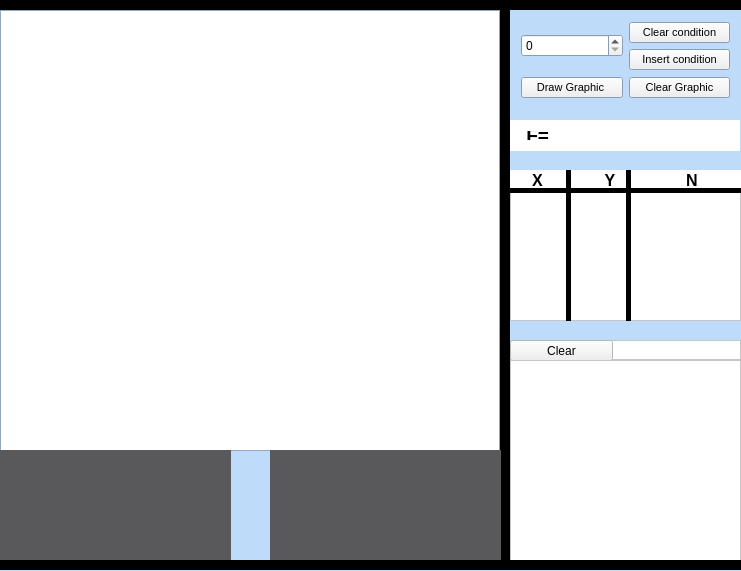
<?xml version="1.0" encoding="UTF-8"?>
<ui version="4.0">
 <class>LosenClass</class>
 <widget class="QMainWindow" name="LosenClass">
  <property name="geometry">
   <rect>
    <x>0</x>
    <y>0</y>
    <width>741</width>
    <height>571</height>
   </rect>
  </property>
  <property name="palette">
   <palette>
    <active>
     <colorrole role="Window">
      <brush brushstyle="SolidPattern">
       <color alpha="255">
        <red>190</red>
        <green>219</green>
        <blue>250</blue>
       </color>
      </brush>
     </colorrole>
     <colorrole role="Highlight">
      <brush brushstyle="SolidPattern">
       <color alpha="255">
        <red>51</red>
        <green>153</green>
        <blue>255</blue>
       </color>
      </brush>
     </colorrole>
     <colorrole role="AlternateBase">
      <brush brushstyle="SolidPattern">
       <color alpha="255">
        <red>255</red>
        <green>255</green>
        <blue>255</blue>
       </color>
      </brush>
     </colorrole>
     <colorrole role="PlaceholderText">
      <brush brushstyle="SolidPattern">
       <color alpha="128">
        <red>255</red>
        <green>255</green>
        <blue>255</blue>
       </color>
      </brush>
     </colorrole>
    </active>
    <inactive>
     <colorrole role="Window">
      <brush brushstyle="SolidPattern">
       <color alpha="255">
        <red>190</red>
        <green>219</green>
        <blue>250</blue>
       </color>
      </brush>
     </colorrole>
     <colorrole role="Highlight">
      <brush brushstyle="SolidPattern">
       <color alpha="255">
        <red>240</red>
        <green>240</green>
        <blue>240</blue>
       </color>
      </brush>
     </colorrole>
     <colorrole role="AlternateBase">
      <brush brushstyle="SolidPattern">
       <color alpha="255">
        <red>255</red>
        <green>255</green>
        <blue>255</blue>
       </color>
      </brush>
     </colorrole>
     <colorrole role="PlaceholderText">
      <brush brushstyle="SolidPattern">
       <color alpha="128">
        <red>0</red>
        <green>0</green>
        <blue>0</blue>
       </color>
      </brush>
     </colorrole>
    </inactive>
    <disabled>
     <colorrole role="Window">
      <brush brushstyle="SolidPattern">
       <color alpha="255">
        <red>190</red>
        <green>219</green>
        <blue>250</blue>
       </color>
      </brush>
     </colorrole>
     <colorrole role="Highlight">
      <brush brushstyle="SolidPattern">
       <color alpha="255">
        <red>51</red>
        <green>153</green>
        <blue>255</blue>
       </color>
      </brush>
     </colorrole>
     <colorrole role="AlternateBase">
      <brush brushstyle="SolidPattern">
       <color alpha="255">
        <red>255</red>
        <green>255</green>
        <blue>255</blue>
       </color>
      </brush>
     </colorrole>
     <colorrole role="PlaceholderText">
      <brush brushstyle="SolidPattern">
       <color alpha="128">
        <red>0</red>
        <green>0</green>
        <blue>0</blue>
       </color>
      </brush>
     </colorrole>
    </disabled>
   </palette>
  </property>
  <property name="windowTitle">
   <string>Losen</string>
  </property>
  <property name="autoFillBackground">
   <bool>true</bool>
  </property>
  <property name="tabShape">
   <enum>QTabWidget::Triangular</enum>
  </property>
  <widget class="QWidget" name="centralWidget">
   <property name="palette">
    <palette>
     <active/>
     <inactive/>
     <disabled/>
    </palette>
   </property>
   <property name="autoFillBackground">
    <bool>true</bool>
   </property>
   <widget class="GraphicsView" name="graphicsView">
    <property name="geometry">
     <rect>
      <x>0</x>
      <y>10</y>
      <width>500</width>
      <height>441</height>
     </rect>
    </property>
    <property name="sizePolicy">
     <sizepolicy hsizetype="Fixed" vsizetype="Fixed">
      <horstretch>0</horstretch>
      <verstretch>0</verstretch>
     </sizepolicy>
    </property>
   </widget>
   <widget class="QScrollArea" name="scrollArea">
    <property name="geometry">
     <rect>
      <x>510</x>
      <y>190</y>
      <width>231</width>
      <height>131</height>
     </rect>
    </property>
    <property name="palette">
     <palette>
      <active>
       <colorrole role="Window">
        <brush brushstyle="SolidPattern">
         <color alpha="255">
          <red>255</red>
          <green>255</green>
          <blue>255</blue>
         </color>
        </brush>
       </colorrole>
      </active>
      <inactive>
       <colorrole role="Window">
        <brush brushstyle="SolidPattern">
         <color alpha="255">
          <red>255</red>
          <green>255</green>
          <blue>255</blue>
         </color>
        </brush>
       </colorrole>
      </inactive>
      <disabled>
       <colorrole role="Window">
        <brush brushstyle="SolidPattern">
         <color alpha="255">
          <red>255</red>
          <green>255</green>
          <blue>255</blue>
         </color>
        </brush>
       </colorrole>
      </disabled>
     </palette>
    </property>
    <property name="widgetResizable">
     <bool>true</bool>
    </property>
    <widget class="QWidget" name="scrollAreaWidgetContents">
     <property name="geometry">
      <rect>
       <x>0</x>
       <y>0</y>
       <width>229</width>
       <height>129</height>
      </rect>
     </property>
     <property name="palette">
      <palette>
       <active>
        <colorrole role="Window">
         <brush brushstyle="SolidPattern">
          <color alpha="255">
           <red>255</red>
           <green>255</green>
           <blue>255</blue>
          </color>
         </brush>
        </colorrole>
       </active>
       <inactive>
        <colorrole role="Window">
         <brush brushstyle="SolidPattern">
          <color alpha="255">
           <red>255</red>
           <green>255</green>
           <blue>255</blue>
          </color>
         </brush>
        </colorrole>
       </inactive>
       <disabled>
        <colorrole role="Window">
         <brush brushstyle="SolidPattern">
          <color alpha="255">
           <red>255</red>
           <green>255</green>
           <blue>255</blue>
          </color>
         </brush>
        </colorrole>
       </disabled>
      </palette>
     </property>
     <widget class="QWidget" name="verticalLayoutWidget">
      <property name="geometry">
       <rect>
        <x>0</x>
        <y>0</y>
        <width>231</width>
        <height>131</height>
       </rect>
      </property>
      <layout class="QVBoxLayout" name="layOut"/>
     </widget>
    </widget>
   </widget>
   <widget class="QWidget" name="gridWidget" native="true">
    <property name="geometry">
     <rect>
      <x>510</x>
      <y>10</y>
      <width>231</width>
      <height>101</height>
     </rect>
    </property>
    <property name="palette">
     <palette>
      <active/>
      <inactive/>
      <disabled/>
     </palette>
    </property>
    <property name="autoFillBackground">
     <bool>true</bool>
    </property>
    <layout class="QGridLayout" name="gridLayout">
     <item row="0" column="0">
      <widget class="QSpinBox" name="CntEquations"/>
     </item>
     <item row="2" column="1">
      <widget class="QPushButton" name="BtnGrphClr">
       <property name="font">
        <font>
         <pointsize>8</pointsize>
        </font>
       </property>
       <property name="text">
        <string>Clear Graphic</string>
       </property>
      </widget>
     </item>
     <item row="0" column="1">
      <layout class="QVBoxLayout" name="verticalLayout">
       <item>
        <widget class="QPushButton" name="BtnClr">
         <property name="font">
          <font>
           <pointsize>8</pointsize>
          </font>
         </property>
         <property name="text">
          <string>Clear condition</string>
         </property>
        </widget>
       </item>
       <item>
        <widget class="QPushButton" name="BtnInsert">
         <property name="font">
          <font>
           <pointsize>8</pointsize>
          </font>
         </property>
         <property name="text">
          <string>Insert condition</string>
         </property>
        </widget>
       </item>
      </layout>
     </item>
     <item row="2" column="0">
      <widget class="QPushButton" name="BtnDrawGrph">
       <property name="font">
        <font>
         <pointsize>8</pointsize>
        </font>
       </property>
       <property name="text">
        <string>Draw Graphic </string>
       </property>
      </widget>
     </item>
    </layout>
   </widget>
   <widget class="Line" name="line">
    <property name="geometry">
     <rect>
      <x>490</x>
      <y>0</y>
      <width>31</width>
      <height>561</height>
     </rect>
    </property>
    <property name="palette">
     <palette>
      <active>
       <colorrole role="Window">
        <brush brushstyle="SolidPattern">
         <color alpha="255">
          <red>51</red>
          <green>51</green>
          <blue>55</blue>
         </color>
        </brush>
       </colorrole>
      </active>
      <inactive>
       <colorrole role="Window">
        <brush brushstyle="SolidPattern">
         <color alpha="255">
          <red>51</red>
          <green>51</green>
          <blue>55</blue>
         </color>
        </brush>
       </colorrole>
      </inactive>
      <disabled>
       <colorrole role="Window">
        <brush brushstyle="SolidPattern">
         <color alpha="255">
          <red>51</red>
          <green>51</green>
          <blue>55</blue>
         </color>
        </brush>
       </colorrole>
      </disabled>
     </palette>
    </property>
    <property name="autoFillBackground">
     <bool>false</bool>
    </property>
    <property name="frameShadow">
     <enum>QFrame::Plain</enum>
    </property>
    <property name="lineWidth">
     <number>10</number>
    </property>
    <property name="midLineWidth">
     <number>3</number>
    </property>
    <property name="orientation">
     <enum>Qt::Vertical</enum>
    </property>
   </widget>
   <widget class="QLabel" name="label">
    <property name="geometry">
     <rect>
      <x>270</x>
      <y>450</y>
      <width>231</width>
      <height>111</height>
     </rect>
    </property>
    <property name="palette">
     <palette>
      <active>
       <colorrole role="Window">
        <brush brushstyle="SolidPattern">
         <color alpha="255">
          <red>89</red>
          <green>89</green>
          <blue>91</blue>
         </color>
        </brush>
       </colorrole>
      </active>
      <inactive>
       <colorrole role="Window">
        <brush brushstyle="SolidPattern">
         <color alpha="255">
          <red>89</red>
          <green>89</green>
          <blue>91</blue>
         </color>
        </brush>
       </colorrole>
      </inactive>
      <disabled>
       <colorrole role="Window">
        <brush brushstyle="SolidPattern">
         <color alpha="255">
          <red>89</red>
          <green>89</green>
          <blue>91</blue>
         </color>
        </brush>
       </colorrole>
      </disabled>
     </palette>
    </property>
    <property name="layoutDirection">
     <enum>Qt::LeftToRight</enum>
    </property>
    <property name="autoFillBackground">
     <bool>true</bool>
    </property>
    <property name="text">
     <string/>
    </property>
    <property name="alignment">
     <set>Qt::AlignCenter</set>
    </property>
   </widget>
   <widget class="QLabel" name="label_2">
    <property name="geometry">
     <rect>
      <x>0</x>
      <y>450</y>
      <width>231</width>
      <height>111</height>
     </rect>
    </property>
    <property name="palette">
     <palette>
      <active>
       <colorrole role="Window">
        <brush brushstyle="SolidPattern">
         <color alpha="255">
          <red>89</red>
          <green>89</green>
          <blue>91</blue>
         </color>
        </brush>
       </colorrole>
       <colorrole role="Shadow">
        <brush brushstyle="SolidPattern">
         <color alpha="255">
          <red>89</red>
          <green>89</green>
          <blue>91</blue>
         </color>
        </brush>
       </colorrole>
      </active>
      <inactive>
       <colorrole role="Window">
        <brush brushstyle="SolidPattern">
         <color alpha="255">
          <red>89</red>
          <green>89</green>
          <blue>91</blue>
         </color>
        </brush>
       </colorrole>
       <colorrole role="Shadow">
        <brush brushstyle="SolidPattern">
         <color alpha="255">
          <red>89</red>
          <green>89</green>
          <blue>91</blue>
         </color>
        </brush>
       </colorrole>
      </inactive>
      <disabled>
       <colorrole role="Window">
        <brush brushstyle="SolidPattern">
         <color alpha="255">
          <red>89</red>
          <green>89</green>
          <blue>91</blue>
         </color>
        </brush>
       </colorrole>
       <colorrole role="Shadow">
        <brush brushstyle="SolidPattern">
         <color alpha="255">
          <red>89</red>
          <green>89</green>
          <blue>91</blue>
         </color>
        </brush>
       </colorrole>
      </disabled>
     </palette>
    </property>
    <property name="layoutDirection">
     <enum>Qt::LeftToRight</enum>
    </property>
    <property name="autoFillBackground">
     <bool>true</bool>
    </property>
    <property name="text">
     <string/>
    </property>
    <property name="alignment">
     <set>Qt::AlignCenter</set>
    </property>
   </widget>
   <widget class="QWidget" name="widget" native="true">
    <property name="geometry">
     <rect>
      <x>510</x>
      <y>120</y>
      <width>230</width>
      <height>31</height>
     </rect>
    </property>
    <property name="palette">
     <palette>
      <active>
       <colorrole role="Window">
        <brush brushstyle="SolidPattern">
         <color alpha="255">
          <red>255</red>
          <green>255</green>
          <blue>255</blue>
         </color>
        </brush>
       </colorrole>
      </active>
      <inactive>
       <colorrole role="Window">
        <brush brushstyle="SolidPattern">
         <color alpha="255">
          <red>255</red>
          <green>255</green>
          <blue>255</blue>
         </color>
        </brush>
       </colorrole>
      </inactive>
      <disabled>
       <colorrole role="Window">
        <brush brushstyle="SolidPattern">
         <color alpha="255">
          <red>255</red>
          <green>255</green>
          <blue>255</blue>
         </color>
        </brush>
       </colorrole>
      </disabled>
     </palette>
    </property>
    <property name="autoFillBackground">
     <bool>true</bool>
    </property>
    <widget class="QWidget" name="horizontalLayoutWidget">
     <property name="geometry">
      <rect>
       <x>0</x>
       <y>0</y>
       <width>221</width>
       <height>31</height>
      </rect>
     </property>
     <layout class="QHBoxLayout" name="funcLayout">
      <item>
       <widget class="QLabel" name="label_3">
        <property name="minimumSize">
         <size>
          <width>30</width>
          <height>0</height>
         </size>
        </property>
        <property name="palette">
         <palette>
          <active>
           <colorrole role="Window">
            <brush brushstyle="SolidPattern">
             <color alpha="255">
              <red>255</red>
              <green>255</green>
              <blue>255</blue>
             </color>
            </brush>
           </colorrole>
          </active>
          <inactive>
           <colorrole role="Window">
            <brush brushstyle="SolidPattern">
             <color alpha="255">
              <red>255</red>
              <green>255</green>
              <blue>255</blue>
             </color>
            </brush>
           </colorrole>
          </inactive>
          <disabled>
           <colorrole role="Window">
            <brush brushstyle="SolidPattern">
             <color alpha="255">
              <red>255</red>
              <green>255</green>
              <blue>255</blue>
             </color>
            </brush>
           </colorrole>
          </disabled>
         </palette>
        </property>
        <property name="font">
         <font>
          <pointsize>14</pointsize>
          <bold>true</bold>
         </font>
        </property>
        <property name="autoFillBackground">
         <bool>true</bool>
        </property>
        <property name="text">
         <string> F=</string>
        </property>
       </widget>
      </item>
      <item>
       <spacer name="horizontalSpacer">
        <property name="orientation">
         <enum>Qt::Horizontal</enum>
        </property>
        <property name="sizeHint" stdset="0">
         <size>
          <width>40</width>
          <height>20</height>
         </size>
        </property>
       </spacer>
      </item>
     </layout>
    </widget>
   </widget>
   <widget class="Line" name="line_2">
    <property name="geometry">
     <rect>
      <x>0</x>
      <y>-10</y>
      <width>741</width>
      <height>31</height>
     </rect>
    </property>
    <property name="palette">
     <palette>
      <active>
       <colorrole role="Window">
        <brush brushstyle="SolidPattern">
         <color alpha="255">
          <red>51</red>
          <green>51</green>
          <blue>55</blue>
         </color>
        </brush>
       </colorrole>
      </active>
      <inactive>
       <colorrole role="Window">
        <brush brushstyle="SolidPattern">
         <color alpha="255">
          <red>51</red>
          <green>51</green>
          <blue>55</blue>
         </color>
        </brush>
       </colorrole>
      </inactive>
      <disabled>
       <colorrole role="Window">
        <brush brushstyle="SolidPattern">
         <color alpha="255">
          <red>51</red>
          <green>51</green>
          <blue>55</blue>
         </color>
        </brush>
       </colorrole>
      </disabled>
     </palette>
    </property>
    <property name="autoFillBackground">
     <bool>false</bool>
    </property>
    <property name="frameShadow">
     <enum>QFrame::Plain</enum>
    </property>
    <property name="lineWidth">
     <number>10</number>
    </property>
    <property name="midLineWidth">
     <number>3</number>
    </property>
    <property name="orientation">
     <enum>Qt::Horizontal</enum>
    </property>
   </widget>
   <widget class="QLabel" name="label_4">
    <property name="geometry">
     <rect>
      <x>510</x>
      <y>170</y>
      <width>231</width>
      <height>21</height>
     </rect>
    </property>
    <property name="minimumSize">
     <size>
      <width>30</width>
      <height>0</height>
     </size>
    </property>
    <property name="palette">
     <palette>
      <active>
       <colorrole role="Window">
        <brush brushstyle="SolidPattern">
         <color alpha="255">
          <red>255</red>
          <green>255</green>
          <blue>255</blue>
         </color>
        </brush>
       </colorrole>
      </active>
      <inactive>
       <colorrole role="Window">
        <brush brushstyle="SolidPattern">
         <color alpha="255">
          <red>255</red>
          <green>255</green>
          <blue>255</blue>
         </color>
        </brush>
       </colorrole>
      </inactive>
      <disabled>
       <colorrole role="Window">
        <brush brushstyle="SolidPattern">
         <color alpha="255">
          <red>255</red>
          <green>255</green>
          <blue>255</blue>
         </color>
        </brush>
       </colorrole>
      </disabled>
     </palette>
    </property>
    <property name="font">
     <font>
      <pointsize>12</pointsize>
      <bold>true</bold>
     </font>
    </property>
    <property name="autoFillBackground">
     <bool>true</bool>
    </property>
    <property name="text">
     <string>     X              Y                N</string>
    </property>
   </widget>
   <widget class="Line" name="line_3">
    <property name="geometry">
     <rect>
      <x>510</x>
      <y>180</y>
      <width>231</width>
      <height>21</height>
     </rect>
    </property>
    <property name="palette">
     <palette>
      <active>
       <colorrole role="Window">
        <brush brushstyle="SolidPattern">
         <color alpha="255">
          <red>51</red>
          <green>51</green>
          <blue>55</blue>
         </color>
        </brush>
       </colorrole>
      </active>
      <inactive>
       <colorrole role="Window">
        <brush brushstyle="SolidPattern">
         <color alpha="255">
          <red>51</red>
          <green>51</green>
          <blue>55</blue>
         </color>
        </brush>
       </colorrole>
      </inactive>
      <disabled>
       <colorrole role="Window">
        <brush brushstyle="SolidPattern">
         <color alpha="255">
          <red>51</red>
          <green>51</green>
          <blue>55</blue>
         </color>
        </brush>
       </colorrole>
      </disabled>
     </palette>
    </property>
    <property name="autoFillBackground">
     <bool>false</bool>
    </property>
    <property name="frameShadow">
     <enum>QFrame::Plain</enum>
    </property>
    <property name="lineWidth">
     <number>5</number>
    </property>
    <property name="midLineWidth">
     <number>1</number>
    </property>
    <property name="orientation">
     <enum>Qt::Horizontal</enum>
    </property>
   </widget>
   <widget class="Line" name="line_4">
    <property name="geometry">
     <rect>
      <x>560</x>
      <y>170</y>
      <width>16</width>
      <height>151</height>
     </rect>
    </property>
    <property name="palette">
     <palette>
      <active>
       <colorrole role="Window">
        <brush brushstyle="SolidPattern">
         <color alpha="255">
          <red>51</red>
          <green>51</green>
          <blue>55</blue>
         </color>
        </brush>
       </colorrole>
      </active>
      <inactive>
       <colorrole role="Window">
        <brush brushstyle="SolidPattern">
         <color alpha="255">
          <red>51</red>
          <green>51</green>
          <blue>55</blue>
         </color>
        </brush>
       </colorrole>
      </inactive>
      <disabled>
       <colorrole role="Window">
        <brush brushstyle="SolidPattern">
         <color alpha="255">
          <red>51</red>
          <green>51</green>
          <blue>55</blue>
         </color>
        </brush>
       </colorrole>
      </disabled>
     </palette>
    </property>
    <property name="autoFillBackground">
     <bool>false</bool>
    </property>
    <property name="frameShadow">
     <enum>QFrame::Plain</enum>
    </property>
    <property name="lineWidth">
     <number>5</number>
    </property>
    <property name="midLineWidth">
     <number>1</number>
    </property>
    <property name="orientation">
     <enum>Qt::Vertical</enum>
    </property>
   </widget>
   <widget class="Line" name="line_5">
    <property name="geometry">
     <rect>
      <x>620</x>
      <y>170</y>
      <width>16</width>
      <height>151</height>
     </rect>
    </property>
    <property name="palette">
     <palette>
      <active>
       <colorrole role="Window">
        <brush brushstyle="SolidPattern">
         <color alpha="255">
          <red>51</red>
          <green>51</green>
          <blue>55</blue>
         </color>
        </brush>
       </colorrole>
      </active>
      <inactive>
       <colorrole role="Window">
        <brush brushstyle="SolidPattern">
         <color alpha="255">
          <red>51</red>
          <green>51</green>
          <blue>55</blue>
         </color>
        </brush>
       </colorrole>
      </inactive>
      <disabled>
       <colorrole role="Window">
        <brush brushstyle="SolidPattern">
         <color alpha="255">
          <red>51</red>
          <green>51</green>
          <blue>55</blue>
         </color>
        </brush>
       </colorrole>
      </disabled>
     </palette>
    </property>
    <property name="autoFillBackground">
     <bool>false</bool>
    </property>
    <property name="frameShadow">
     <enum>QFrame::Plain</enum>
    </property>
    <property name="lineWidth">
     <number>5</number>
    </property>
    <property name="midLineWidth">
     <number>1</number>
    </property>
    <property name="orientation">
     <enum>Qt::Vertical</enum>
    </property>
   </widget>
   <widget class="QScrollArea" name="scrollAreaAnswer">
    <property name="geometry">
     <rect>
      <x>510</x>
      <y>360</y>
      <width>231</width>
      <height>201</height>
     </rect>
    </property>
    <property name="palette">
     <palette>
      <active>
       <colorrole role="Window">
        <brush brushstyle="SolidPattern">
         <color alpha="255">
          <red>255</red>
          <green>255</green>
          <blue>255</blue>
         </color>
        </brush>
       </colorrole>
      </active>
      <inactive>
       <colorrole role="Window">
        <brush brushstyle="SolidPattern">
         <color alpha="255">
          <red>255</red>
          <green>255</green>
          <blue>255</blue>
         </color>
        </brush>
       </colorrole>
      </inactive>
      <disabled>
       <colorrole role="Window">
        <brush brushstyle="SolidPattern">
         <color alpha="255">
          <red>255</red>
          <green>255</green>
          <blue>255</blue>
         </color>
        </brush>
       </colorrole>
      </disabled>
     </palette>
    </property>
    <property name="widgetResizable">
     <bool>true</bool>
    </property>
    <widget class="QWidget" name="scrollAreaWidgetContents_2">
     <property name="geometry">
      <rect>
       <x>0</x>
       <y>0</y>
       <width>229</width>
       <height>199</height>
      </rect>
     </property>
     <widget class="QWidget" name="verticalLayoutWidget_2">
      <property name="geometry">
       <rect>
        <x>10</x>
        <y>10</y>
        <width>221</width>
        <height>181</height>
       </rect>
      </property>
      <layout class="QVBoxLayout" name="layOutAnsw">
       <property name="spacing">
        <number>0</number>
       </property>
       <property name="sizeConstraint">
        <enum>QLayout::SetFixedSize</enum>
       </property>
      </layout>
     </widget>
    </widget>
   </widget>
   <widget class="QFrame" name="frame">
    <property name="geometry">
     <rect>
      <x>510</x>
      <y>340</y>
      <width>231</width>
      <height>20</height>
     </rect>
    </property>
    <property name="palette">
     <palette>
      <active>
       <colorrole role="Window">
        <brush brushstyle="SolidPattern">
         <color alpha="255">
          <red>255</red>
          <green>255</green>
          <blue>255</blue>
         </color>
        </brush>
       </colorrole>
      </active>
      <inactive>
       <colorrole role="Window">
        <brush brushstyle="SolidPattern">
         <color alpha="255">
          <red>255</red>
          <green>255</green>
          <blue>255</blue>
         </color>
        </brush>
       </colorrole>
      </inactive>
      <disabled>
       <colorrole role="Window">
        <brush brushstyle="SolidPattern">
         <color alpha="255">
          <red>255</red>
          <green>255</green>
          <blue>255</blue>
         </color>
        </brush>
       </colorrole>
      </disabled>
     </palette>
    </property>
    <property name="autoFillBackground">
     <bool>true</bool>
    </property>
    <property name="frameShape">
     <enum>QFrame::StyledPanel</enum>
    </property>
    <property name="frameShadow">
     <enum>QFrame::Raised</enum>
    </property>
    <widget class="QPushButton" name="BtnClrAnsw">
     <property name="geometry">
      <rect>
       <x>0</x>
       <y>0</y>
       <width>103</width>
       <height>21</height>
      </rect>
     </property>
     <property name="text">
      <string>Clear</string>
     </property>
    </widget>
   </widget>
   <widget class="Line" name="line_6">
    <property name="geometry">
     <rect>
      <x>0</x>
      <y>550</y>
      <width>741</width>
      <height>31</height>
     </rect>
    </property>
    <property name="palette">
     <palette>
      <active>
       <colorrole role="Window">
        <brush brushstyle="SolidPattern">
         <color alpha="255">
          <red>51</red>
          <green>51</green>
          <blue>55</blue>
         </color>
        </brush>
       </colorrole>
      </active>
      <inactive>
       <colorrole role="Window">
        <brush brushstyle="SolidPattern">
         <color alpha="255">
          <red>51</red>
          <green>51</green>
          <blue>55</blue>
         </color>
        </brush>
       </colorrole>
      </inactive>
      <disabled>
       <colorrole role="Window">
        <brush brushstyle="SolidPattern">
         <color alpha="255">
          <red>51</red>
          <green>51</green>
          <blue>55</blue>
         </color>
        </brush>
       </colorrole>
      </disabled>
     </palette>
    </property>
    <property name="autoFillBackground">
     <bool>false</bool>
    </property>
    <property name="frameShadow">
     <enum>QFrame::Plain</enum>
    </property>
    <property name="lineWidth">
     <number>10</number>
    </property>
    <property name="midLineWidth">
     <number>3</number>
    </property>
    <property name="orientation">
     <enum>Qt::Horizontal</enum>
    </property>
   </widget>
  </widget>
 </widget>
 <layoutdefault spacing="6" margin="11"/>
 <customwidgets>
  <customwidget>
   <class>GraphicsView</class>
   <extends>QGraphicsView</extends>
   <header location="global">GraphicsView.h</header>
  </customwidget>
 </customwidgets>
 <resources/>
 <connections/>
</ui>
